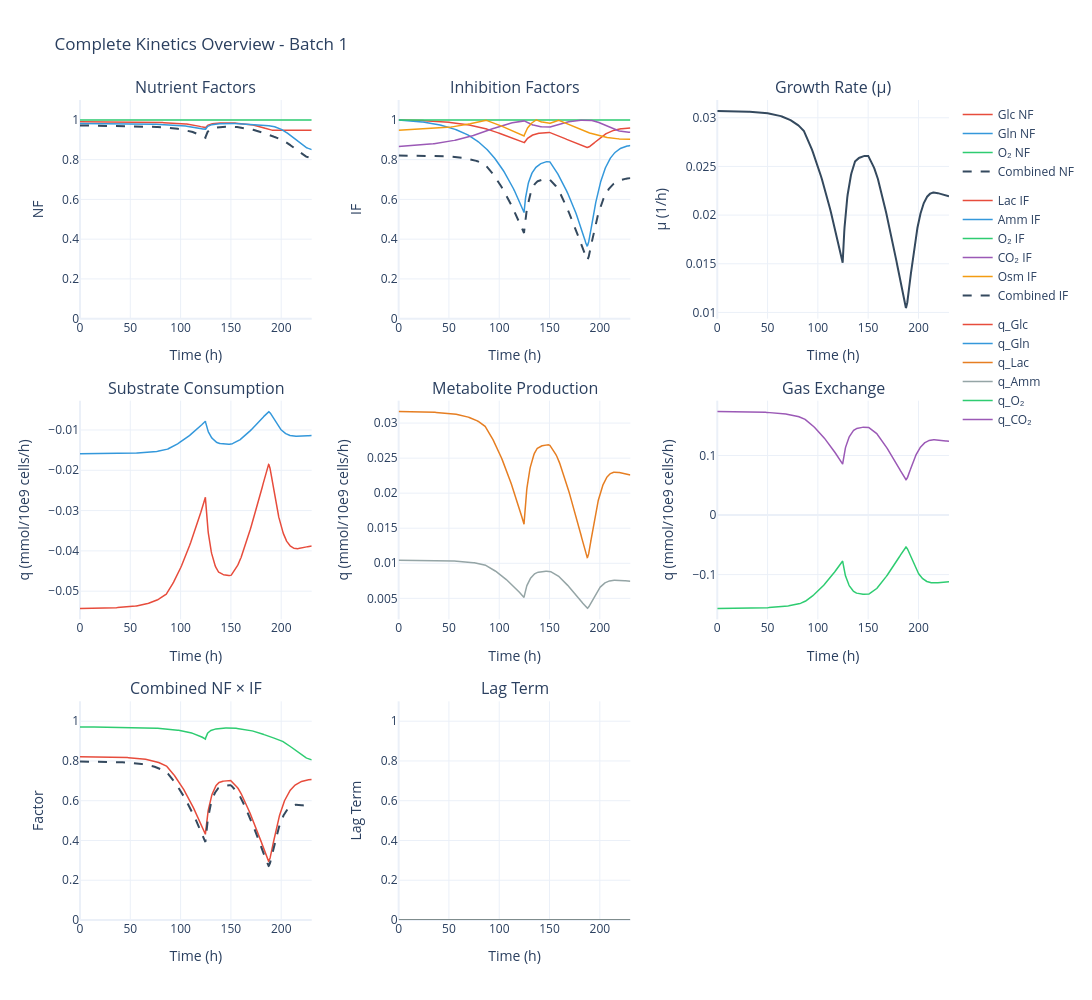

Notebook code for this chart:
### Code cell
baseline_sim.data.plot_kinetics()

### Figure 1 — Plotly figure (JSON) as saved in the notebook; plotly's stock layout.template omitted (floating-point values rounded to 4 significant figures; data arrays with more than 128 entries replaced by an {"elided": "..."} marker saying what was removed)
{"data": [{"legendgroup": "NF", "line": {"color": "#E74C3C", "width": 1.5}, "mode": "lines", "name": "Glc NF", "type": "scatter", "x": {"elided": "792 float values"}, "xaxis": "x", "y": {"elided": "792 float values"}, "yaxis": "y"}, {"legendgroup": "NF", "line": {"color": "#3498DB", "width": 1.5}, "mode": "lines", "name": "Gln NF", "type": "scatter", "x": {"elided": "792 float values"}, "xaxis": "x", "y": {"elided": "792 float values"}, "yaxis": "y"}, {"legendgroup": "NF", "line": {"color": "#2ECC71", "width": 1.5}, "mode": "lines", "name": "O₂ NF", "type": "scatter", "x": {"elided": "792 float values"}, "xaxis": "x", "y": {"elided": "792 float values"}, "yaxis": "y"}, {"legendgroup": "NF", "line": {"color": "#34495E", "dash": "dash", "width": 2}, "mode": "lines", "name": "Combined NF", "type": "scatter", "x": {"elided": "792 float values"}, "xaxis": "x", "y": {"elided": "792 float values"}, "yaxis": "y"}, {"legendgroup": "IF", "line": {"color": "#E74C3C", "width": 1.5}, "mode": "lines", "name": "Lac IF", "type": "scatter", "x": {"elided": "792 float values"}, "xaxis": "x2", "y": {"elided": "792 float values"}, "yaxis": "y2"}, {"legendgroup": "IF", "line": {"color": "#3498DB", "width": 1.5}, "mode": "lines", "name": "Amm IF", "type": "scatter", "x": {"elided": "792 float values"}, "xaxis": "x2", "y": {"elided": "792 float values"}, "yaxis": "y2"}, {"legendgroup": "IF", "line": {"color": "#2ECC71", "width": 1.5}, "mode": "lines", "name": "O₂ IF", "type": "scatter", "x": {"elided": "792 float values"}, "xaxis": "x2", "y": {"elided": "792 float values"}, "yaxis": "y2"}, {"legendgroup": "IF", "line": {"color": "#9B59B6", "width": 1.5}, "mode": "lines", "name": "CO₂ IF", "type": "scatter", "x": {"elided": "792 float values"}, "xaxis": "x2", "y": {"elided": "792 float values"}, "yaxis": "y2"}, {"legendgroup": "IF", "line": {"color": "#F39C12", "width": 1.5}, "mode": "lines", "name": "Osm IF", "type": "scatter", "x": {"elided": "792 float values"}, "xaxis": "x2", "y": {"elided": "792 float values"}, "yaxis": "y2"}, {"legendgroup": "IF", "line": {"color": "#34495E", "dash": "dash", "width": 2}, "mode": "lines", "name": "Combined IF", "type": "scatter", "x": {"elided": "792 float values"}, "xaxis": "x2", "y": {"elided": "792 float values"}, "yaxis": "y2"}, {"line": {"color": "#34495E", "width": 2}, "mode": "lines", "name": "μ", "showlegend": false, "type": "scatter", "x": {"elided": "792 float values"}, "xaxis": "x3", "y": {"elided": "792 float values"}, "yaxis": "y3"}, {"legendgroup": "rates", "line": {"color": "#E74C3C", "width": 1.5}, "mode": "lines", "name": "q_Glc", "type": "scatter", "x": {"elided": "792 float values"}, "xaxis": "x4", "y": {"elided": "792 float values"}, "yaxis": "y4"}, {"legendgroup": "rates", "line": {"color": "#3498DB", "width": 1.5}, "mode": "lines", "name": "q_Gln", "type": "scatter", "x": {"elided": "792 float values"}, "xaxis": "x4", "y": {"elided": "792 float values"}, "yaxis": "y4"}, {"legendgroup": "rates", "line": {"color": "#E67E22", "width": 1.5}, "mode": "lines", "name": "q_Lac", "type": "scatter", "x": {"elided": "792 float values"}, "xaxis": "x5", "y": {"elided": "792 float values"}, "yaxis": "y5"}, {"legendgroup": "rates", "line": {"color": "#95A5A6", "width": 1.5}, "mode": "lines", "name": "q_Amm", "type": "scatter", "x": {"elided": "792 float values"}, "xaxis": "x5", "y": {"elided": "792 float values"}, "yaxis": "y5"}, {"legendgroup": "rates", "line": {"color": "#2ECC71", "width": 1.5}, "mode": "lines", "name": "q_O₂", "type": "scatter", "x": {"elided": "792 float values"}, "xaxis": "x6", "y": {"elided": "792 float values"}, "yaxis": "y6"}, {"legendgroup": "rates", "line": {"color": "#9B59B6", "width": 1.5}, "mode": "lines", "name": "q_CO₂", "type": "scatter", "x": {"elided": "792 float values"}, "xaxis": "x6", "y": {"elided": "792 float values"}, "yaxis": "y6"}, {"line": {"color": "#2ECC71", "width": 1.5}, "mode": "lines", "name": "NF", "showlegend": false, "type": "scatter", "x": {"elided": "792 float values"}, "xaxis": "x7", "y": {"elided": "792 float values"}, "yaxis": "y7"}, {"line": {"color": "#E74C3C", "width": 1.5}, "mode": "lines", "name": "IF", "showlegend": false, "type": "scatter", "x": {"elided": "792 float values"}, "xaxis": "x7", "y": {"elided": "792 float values"}, "yaxis": "y7"}, {"line": {"color": "#34495E", "dash": "dash", "width": 2}, "mode": "lines", "name": "NF × IF", "showlegend": false, "type": "scatter", "x": {"elided": "792 float values"}, "xaxis": "x7", "y": {"elided": "792 float values"}, "yaxis": "y7"}, {"line": {"color": "#7F8C8D", "width": 2}, "mode": "lines", "name": "Lag", "showlegend": false, "type": "scatter", "x": {"elided": "792 float values"}, "xaxis": "x8", "y": {"elided": "792 float values"}, "yaxis": "y8"}], "layout": {"annotations": [{"font": {"size": 16}, "showarrow": false, "text": "Nutrient Factors", "x": 0.1333, "xanchor": "center", "xref": "paper", "y": 1, "yanchor": "bottom", "yref": "paper"}, {"font": {"size": 16}, "showarrow": false, "text": "Inhibition Factors", "x": 0.5, "xanchor": "center", "xref": "paper", "y": 1, "yanchor": "bottom", "yref": "paper"}, {"font": {"size": 16}, "showarrow": false, "text": "Growth Rate (μ)", "x": 0.8667, "xanchor": "center", "xref": "paper", "y": 1, "yanchor": "bottom", "yref": "paper"}, {"font": {"size": 16}, "showarrow": false, "text": "Substrate Consumption", "x": 0.1333, "xanchor": "center", "xref": "paper", "y": 0.6333, "yanchor": "bottom", "yref": "paper"}, {"font": {"size": 16}, "showarrow": false, "text": "Metabolite Production", "x": 0.5, "xanchor": "center", "xref": "paper", "y": 0.6333, "yanchor": "bottom", "yref": "paper"}, {"font": {"size": 16}, "showarrow": false, "text": "Gas Exchange", "x": 0.8667, "xanchor": "center", "xref": "paper", "y": 0.6333, "yanchor": "bottom", "yref": "paper"}, {"font": {"size": 16}, "showarrow": false, "text": "Combined NF × IF", "x": 0.1333, "xanchor": "center", "xref": "paper", "y": 0.2667, "yanchor": "bottom", "yref": "paper"}, {"font": {"size": 16}, "showarrow": false, "text": "Lag Term", "x": 0.5, "xanchor": "center", "xref": "paper", "y": 0.2667, "yanchor": "bottom", "yref": "paper"}], "height": 1000, "hovermode": "x unified", "legend": {"orientation": "v", "x": 1.01, "xanchor": "left", "y": 1, "yanchor": "top"}, "showlegend": true, "title": {"text": "Complete Kinetics Overview - Batch 1"}, "width": 1400, "xaxis": {"anchor": "y", "domain": [0, 0.2667], "title": {"text": "Time (h)"}}, "xaxis2": {"anchor": "y2", "domain": [0.3667, 0.6333], "title": {"text": "Time (h)"}}, "xaxis3": {"anchor": "y3", "domain": [0.7333, 1], "title": {"text": "Time (h)"}}, "xaxis4": {"anchor": "y4", "domain": [0, 0.2667], "title": {"text": "Time (h)"}}, "xaxis5": {"anchor": "y5", "domain": [0.3667, 0.6333], "title": {"text": "Time (h)"}}, "xaxis6": {"anchor": "y6", "domain": [0.7333, 1], "title": {"text": "Time (h)"}}, "xaxis7": {"anchor": "y7", "domain": [0, 0.2667], "title": {"text": "Time (h)"}}, "xaxis8": {"anchor": "y8", "domain": [0.3667, 0.6333], "title": {"text": "Time (h)"}}, "xaxis9": {"anchor": "y9", "domain": [0.7333, 1], "title": {"text": "Time (h)"}}, "yaxis": {"anchor": "x", "domain": [0.7333, 1], "range": [0, 1.1], "title": {"text": "NF"}}, "yaxis2": {"anchor": "x2", "domain": [0.7333, 1], "range": [0, 1.1], "title": {"text": "IF"}}, "yaxis3": {"anchor": "x3", "domain": [0.7333, 1], "title": {"text": "μ (1/h)"}}, "yaxis4": {"anchor": "x4", "domain": [0.3667, 0.6333], "title": {"text": "q (mmol/10e9 cells/h)"}}, "yaxis5": {"anchor": "x5", "domain": [0.3667, 0.6333], "title": {"text": "q (mmol/10e9 cells/h)"}}, "yaxis6": {"anchor": "x6", "domain": [0.3667, 0.6333], "title": {"text": "q (mmol/10e9 cells/h)"}}, "yaxis7": {"anchor": "x7", "domain": [0, 0.2667], "range": [0, 1.1], "title": {"text": "Factor"}}, "yaxis8": {"anchor": "x8", "domain": [0, 0.2667], "range": [0, 1.1], "title": {"text": "Lag Term"}}, "yaxis9": {"anchor": "x9", "domain": [0, 0.2667]}}}
